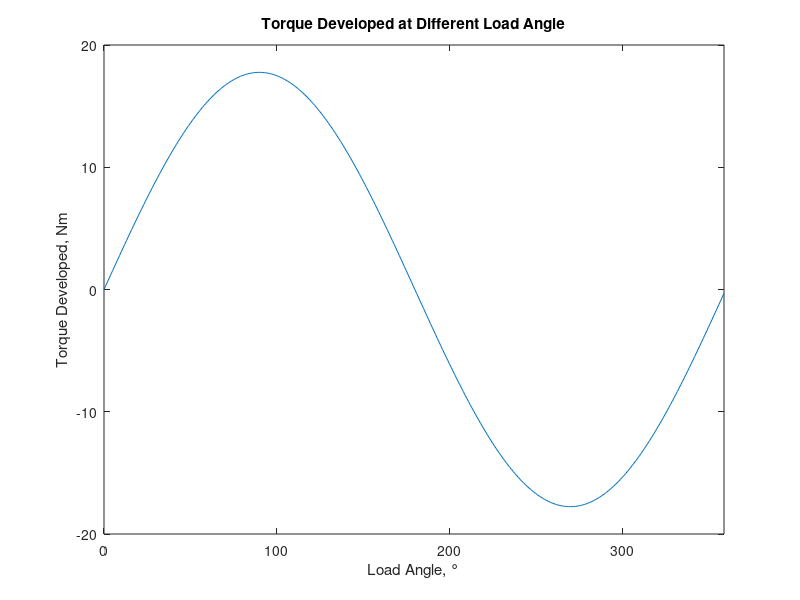

This figure's MATLAB source:
clear;
clc;

angle = 0:359;
Eb = 113.2;
omega = 1500 * 2 * pi / 60;

Xs = 6.208;
Pd = 3 * (Eb * sqrt(20^2 * Xs^2 - Eb^2)) / Xs * sind(angle);
Td = Pd / omega;

Xs = 6.029;
Pd2 = 3 * (Eb * sqrt(20^2 * Xs^2 - Eb^2)) / Xs * sind(angle);
Td2 = Pd2 / omega;

mkdir("../dist/")

plot(angle, Td);
xlim([min(angle) max(angle)]);
xlabel("Load Angle, °");
ylabel("Torque Developed, Nm");
title("Torque Developed at Different Load Angle");
saveas(gcf(), "../dist/task_8_circuit.png");
